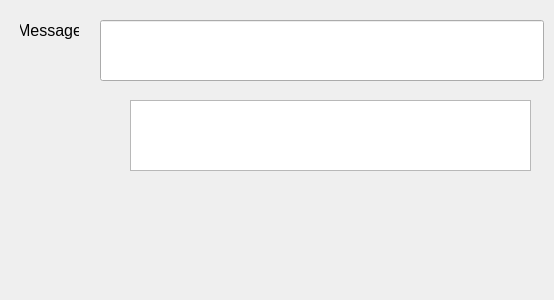
<?xml version="1.0" encoding="UTF-8"?>
<ui version="4.0">
 <class>Form</class>
 <widget class="QWidget" name="Form">
  <property name="geometry">
   <rect>
    <x>0</x>
    <y>0</y>
    <width>554</width>
    <height>300</height>
   </rect>
  </property>
  <property name="windowTitle">
   <string>Form</string>
  </property>
  <widget class="QLabel" name="label_message">
   <property name="geometry">
    <rect>
     <x>20</x>
     <y>20</y>
     <width>59</width>
     <height>20</height>
    </rect>
   </property>
   <property name="font">
    <font>
     <pointsize>12</pointsize>
    </font>
   </property>
   <property name="locale">
    <locale language="English" country="UnitedStates"/>
   </property>
   <property name="text">
    <string>Message</string>
   </property>
   <property name="alignment">
    <set>Qt::AlignCenter</set>
   </property>
  </widget>
  <widget class="QLineEdit" name="lineEdit_message">
   <property name="geometry">
    <rect>
     <x>100</x>
     <y>20</y>
     <width>444</width>
     <height>61</height>
    </rect>
   </property>
   <property name="dragEnabled">
    <bool>false</bool>
   </property>
  </widget>
  <widget class="QTextEdit" name="textEdit">
   <property name="geometry">
    <rect>
     <x>130</x>
     <y>100</y>
     <width>401</width>
     <height>71</height>
    </rect>
   </property>
  </widget>
 </widget>
 <resources/>
 <connections/>
</ui>
